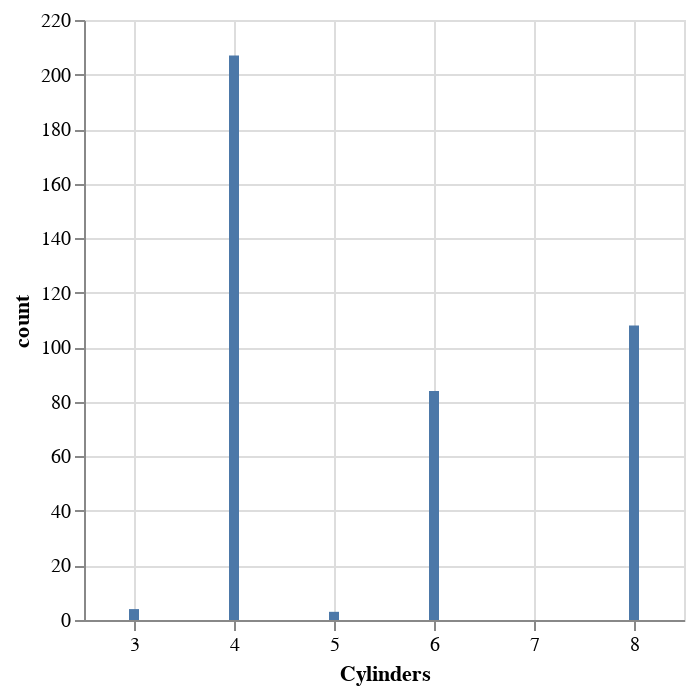

Notebook source saved alongside this figure:
### Code cell
alt.Chart(cars.group_by('Cylinders').count()).mark_bar().encode(
    x='Cylinders',
    y='count',
)

### Figure 1 — Vega-Lite specification as saved in the notebook (floating-point values rounded to 4 significant figures)
{"config": {"view": {"continuousWidth": 300, "continuousHeight": 300}}, "data": {"name": "data-493da5c3e0f975ef6cd803fea22d9057"}, "mark": {"type": "bar"}, "encoding": {"x": {"field": "Cylinders", "type": "quantitative"}, "y": {"field": "count", "type": "quantitative"}}, "$schema": "https://vega.github.io/schema/vega-lite/v5.20.1.json", "datasets": {"data-493da5c3e0f975ef6cd803fea22d9057": [{"Cylinders": 3, "count": 4}, {"Cylinders": 6, "count": 84}, {"Cylinders": 4, "count": 207}, {"Cylinders": 5, "count": 3}, {"Cylinders": 8, "count": 108}]}}
